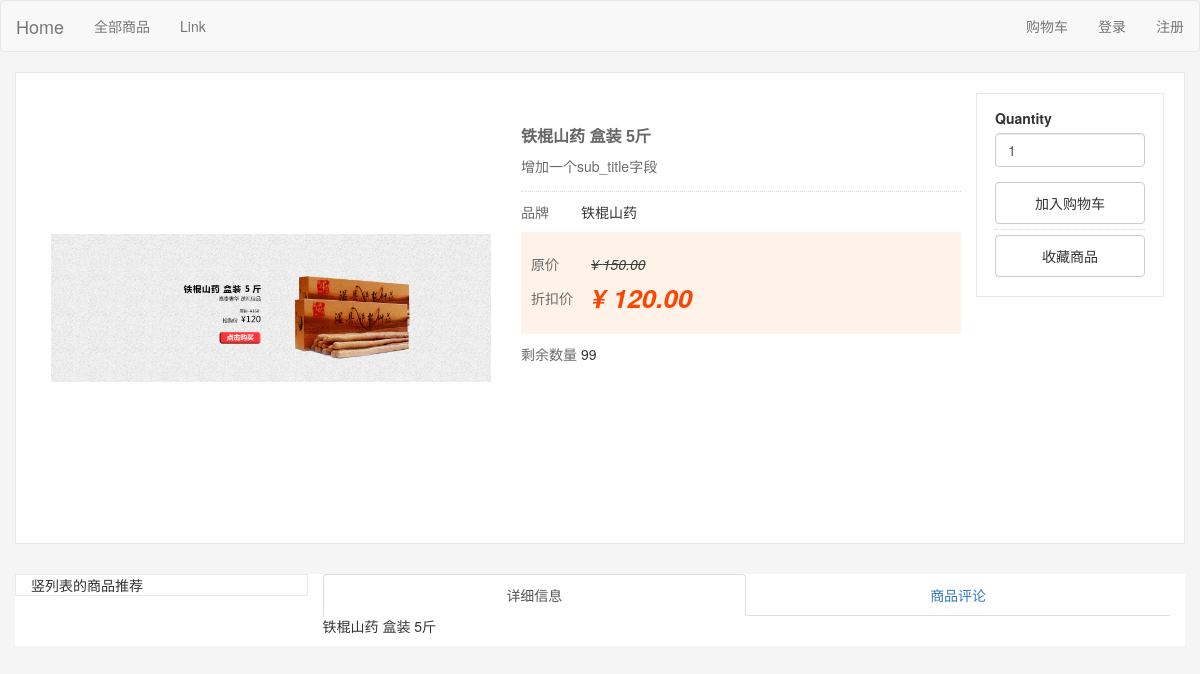
Page /product/7/ on the committed database.
### catalog/models.py (models this page shows, shortened)
class Product(models.Model):
    name = models.CharField(max_length=50)
    subtitle = models.CharField(max_length=200, blank=True)
    description = models.TextField()
    image = models.ImageField(upload_to='catalog/')
    thumb = models.ImageField(upload_to='catalog/thumb/', blank=True)
    brand = models.CharField(max_length=50)
    sku = models.CharField(max_length=50)
    price = models.DecimalField(max_digits=9, decimal_places=2)
    discount_price = models.DecimalField(max_digits=9, decimal_places=2)
    quantity = models.IntegerField()
    created_at = models.DateTimeField(auto_now_add=True)
    updated_at = models.DateTimeField(auto_now=True)
    categories = models.ManyToManyField(Category)
    class Meta:
        db_table = 'products'
        ordering = ['-created_at']
        verbose_name = '商品'
        verbose_name_plural = '商品'

### catalog/views.py (the view)
# urls.py: url('^product/(?P<product_id>[0-9]+)/$', views.show_product, name='product'),
def show_product(request, product_id):
    p = get_object_or_404(Product, id=product_id)
    categories = p.categories.all()
    if request.method == 'POST':
        postdata = request.POST.copy()
        form = AddToCartForm(request, postdata)
        if form.is_valid():
            cart.add_to_cart(request)
            if request.session.test_cookie_worked():
                request.session.delete_test_cookie()
            url = urlresolvers.reverse('show_cart')
            return HttpResponseRedirect(url)
        else:
            render(request, 'test.html', locals())
    else:
        form = AddToCartForm(request=request, label_suffix=':')
        form.fields['product_id'].widget.attrs['value'] = product_id
        request.session.set_test_cookie()
        return render(request, 'catalog/product.html', locals())

### cart/forms.py (shortened to what this page needs)
class AddToCartForm(forms.Form):
    quantity = forms.IntegerField(widget=forms.TextInput(
        attrs={'size': '2', 'value': '1', 'class': 'quantity'}),
        error_messages={'invalid': '请输入一个有效的数字'},
        min_value=1)
    product_id = forms.IntegerField(widget=forms.HiddenInput())
    def __init__(self, request=None, *args, **kwargs):
        self.request = request
        super(AddToCartForm, self).__init__(*args, **kwargs)

### templates/catalog/product.html (shortened to what this page needs)
{% extends "base.html" %}
{% load static %}
{% load bootstrap3 %}
{% block head %}
{{ block.super }}
{% load static %}
<link rel="stylesheet" href="{% static 'css/product.css' %}" type="text/css" />
{% endblock %}
{% block page_content %}
<div class="container">
    <div class="row" style="border:1px solid #E8E8E8; padding:20px 20px 20px 20px">
        <div class="col-md-5 product-img ">
            <div style="weight: 430px; height: 430px;text-align:center;display:table;">
                <div style="display:table-cell; vertical-align:middle">
                    <img src="{{ p.image.url }}" class="img-responsive" />
                </div>
            </div>
        </div>
        <div class="col-md-5 product-info">
            <div class="p-title">
                <div class="p-name"><h3>{{ p.name }}</h3></div>
                <div class="p-sub-title">增加一个sub_title字段</div>
            </div>
            <div class="p-brand">
                <span>品牌</span>
                {{ p.brand }}
            </div>
            <ul id="prices">
                <li class="old-price">
                    <span>原价</span>
                    <div class="old-price-number">
                        <strong style="font-size: 14px; color: rgb(60, 60, 60); font-weight: 400; text-decoration: line-through;">
                        <em class="rmb">¥</em>
                        <em class="rmb-num">{{ p.price }}</em>
                        </strong>
                    </div>
                </li>
                <li  class="discount-price">
                    <span>折扣价</span>
                    <div class="discount-price-number">
                        <div class="discount-price-number">
                            <strong style="font-size: 26px; font-weight: 700;color: #F40;">
                                <em class="rmb">¥</em>
                                <em id="tmp" class="rmb-num">{{ p.discount_price }}</em>
                            </strong>
                        </div>
                    </div>
                </li>
            </ul>
            <div class="quantity">
                <span>剩余数量</span>
                {{ p.quantity }}
            </div>
        </div>
        <div class="col-md-2 right-btns">
            <div id='add-cart-btn'>
                <form action="." method="post" class="form">
                    {% bootstrap_form form %}
                    <button type="submit" class="btn btn-default btn-block">加入购物车</button>
                </form>
            </div>
            <div id='collect-btn'>
                <button type="button" class="btn btn-default btn-block">收藏商品</button>
            </div>
        </div>
    </div>
</div>
<div class="container" style="margin-top:30px; display:block">
        <div class="row ">
            <div class="col-md-3 recommens" style="border:1px solid #E8E8E8">
                竖列表的商品推荐
            </div>
		    <div class="col-md-9 column">
			    <ul id="myTab" class="nav nav-tabs nav-justified">
				    <li class="active">
					    <a href="#details" data-toggle="tab">详细信息</a>
				    </li>
				    <li>
					     <a href="#comments" data-toggle="tab">商品评论</a>
				    </li>
			    </ul>
                <div id="myTabContent" class="tab-content">
                    <div class="tab-pane fade in active" id="details" >
                        <p>{{ p.description}}</p>
                    </div>
                </div>
	        </div>
	    </div>
</div>
{% endblock %}

### static/css/common.css (style rules this page uses)
.container { background-color: white; }

### static/css/product.css (style rules this page uses)
.p-name h3 { font: 700 16px Arial,"microsoft yahei"; color: #666; padding-top: 10px; line-height: 28px; margin-bottom: 5px; }
.p-sub-title { margin-top: 5px; padding-bottom: 15px; color: #6C6C6C; border-bottom: 1px dotted #D9D9D9; }
.p-brand { padding-top: 10px; padding-bottom: 10px; }
#prices { list-style: none; padding: 10px; background-color: #FFF2E8; }
.product-info span { display: inline; float: left; width: 60px; color: #6c6c6c; }
#prices li { line-height: 24px; margin-top: 10px; margin-bottom: 10px; }
.right-btns { padding: 14px 18px 14px 18px; border:1px solid #E8E8E8; }
.right-btns button { padding: 10px 0 10px 0; margin: 5px 5px 5px 0; }
#add-cart-btn { border-bottom: 1px dotted #D9D9D9; }

### rows in the picture
Product: image (picture), name "铁棍山药 盒装 5斤", brand "铁棍山药", price "150.00", discount_price "120.00", quantity "99", description "铁棍山药 盒装 5斤"
